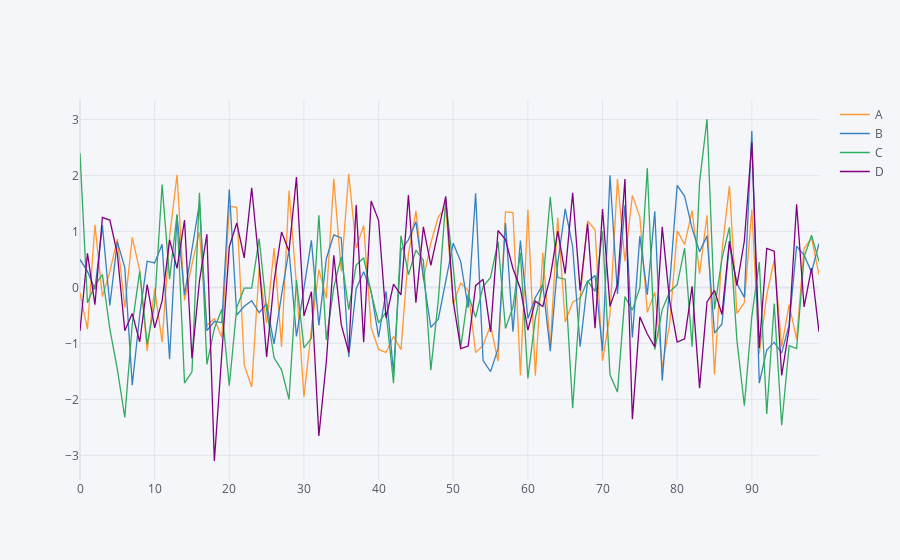

Write notebook code for a chart like this one.
### Markdown cell above
__Ao tentar usar o cufflinks vai gerar um erro pois é preciso habiliyat o modo offline__

### Code cell
df.iplot()
